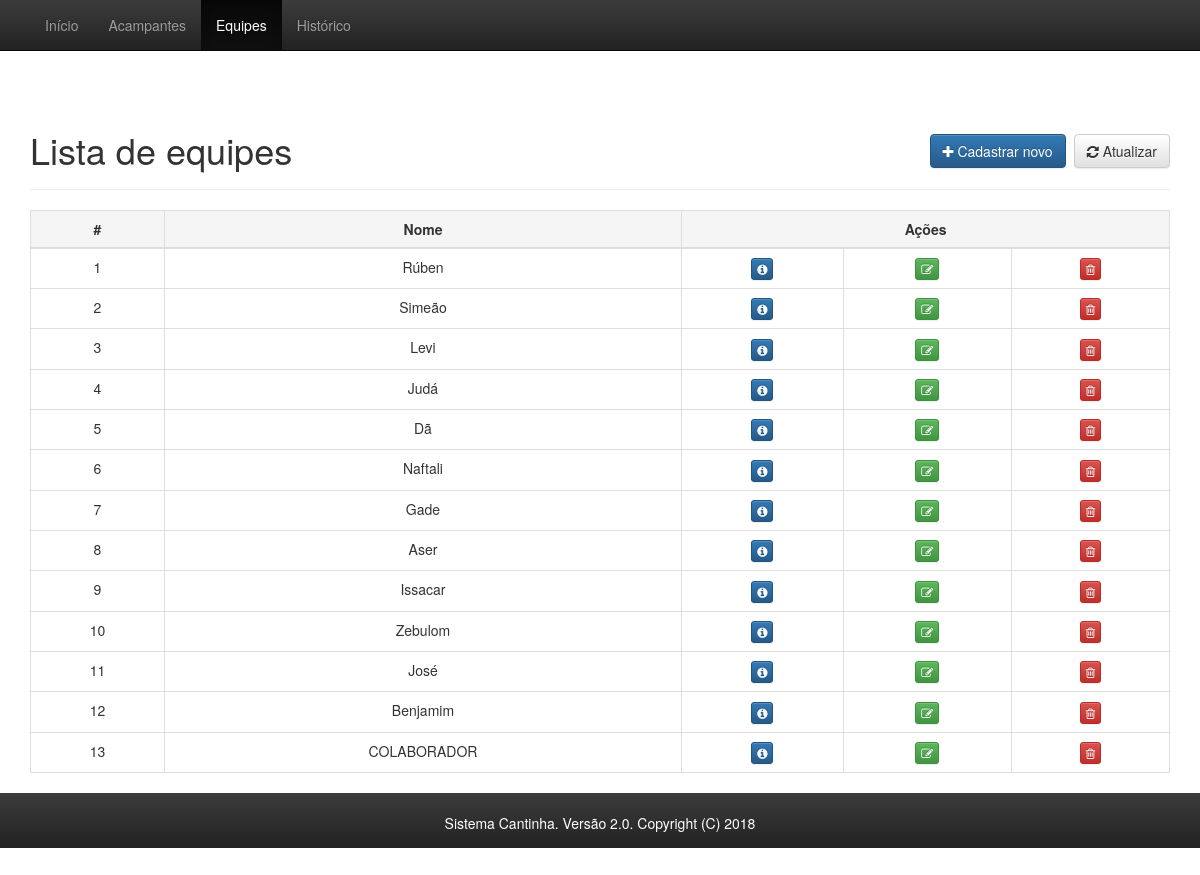
The page /equipes.php on the database as committed earlier.
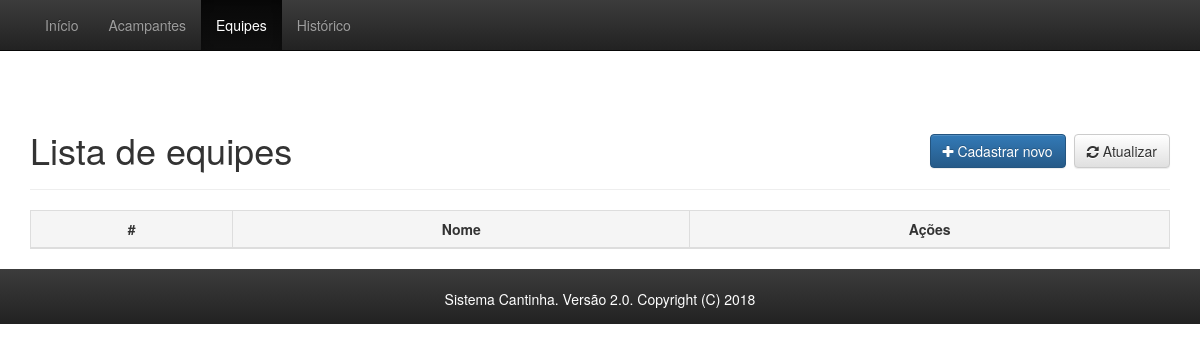
The same page on the database as committed later.
### tables this page shows
CREATE TABLE `equipes` (
  `id` int(11) NOT NULL,
  `nome` varchar(30) NOT NULL
);

### equipes.php (the view, shortened to what this page needs)
<?php
	include_once("conexao.php");
	include_once("header.php");
	$equipes=mysqli_query($con, "SELECT * FROM equipes");
?>
<div class="container theme-showcase" role="main">
	<div class="page-header">
		<div class="row">
			<div class="col-sm-6">
				<h1>Lista de equipes</h1>
			</div>
			<div class="col-sm-6 text-right h2">
				<a class="btn btn-primary" href="form_equipe.php"><i class="fa fa-plus"></i> Cadastrar novo</a>
				<a class="btn btn-default" href="equipes.php"><i class="fa fa-refresh"></i> Atualizar</a>
			</div>
		</div>
	</div>
	<div class="row">
		<div class="col-md-12">
			<table class="table table-hover table-bordered responsive-table">
				<thead>
					<tr class="active">
						<th style="text-align: center">#</th>
						<th style="text-align: center">Nome</th>
						<th style="text-align: center" colspan="3">Ações</th>
					</tr>
				</thead>
				<tbody>
					<?php $num=1; ?>
					<?php while($equipe = mysqli_fetch_array($equipes)) { ?>
						<tr>
							<td align="center"><?=$num++?></td>
							<td align="center"><?=$equipe['nome']?></td>
							<td align="center"><a class="btn btn-primary btn-xs" title="Ver" href="ver_equipe.php?id=<?=$equipe['id']?>"><i class="fa fa-info-circle"></i></a></td>
							<td align="center"><a class="btn btn-success btn-xs" title="Editar" href="form_equipe.php?id=<?=$equipe['id']?>"><i class="fa fa-pencil-square-o"></i></a></td>
							<td align="center"><a class="btn btn-danger btn-xs" title="Excluir" href="excluir_equipe.php?id=<?=$equipe['id']?>" onclick="return confirm('Deseja mesmo excluir?');"><i class="fa fa-trash-o"></i></a></td>
						</tr>
					<?php } ?>
				</tbody>
			</table>
		</div>
	</div>
</div>
<?php include_once("footer.php") ?>

### header.php (shortened to what this page needs)
<!DOCTYPE html>
<html lang="pt-br">
	<head>
		<link href="css/bootstrap.min.css" rel="stylesheet">
		<link href="css/bootstrap-theme.min.css" rel="stylesheet">
		<link href="css/font-awesome.min.css" rel="stylesheet">
		<link href="css/theme.css" rel="stylesheet">
		<link href="css/header.css" rel="stylesheet">
		<link href="css/footer.css" rel="stylesheet">
	</head>
	<body role="document">
	<?php include_once("menu_admin.php"); ?>

### menu_admin.php (shortened to what this page needs)
<nav class="navbar navbar-inverse navbar-fixed-top">
	<div class="container">
		<div id="navbar" class="navbar-collapse collapse">
			<ul class="nav navbar-nav">
				<li <?=strpos($_SERVER["REQUEST_URI"], "index.php")
					!==false?'class="active"':""?>><a href="index.php">Início</a></li>
				<li <?=strpos($_SERVER["REQUEST_URI"], "acampantes.php")
					|| strpos($_SERVER["REQUEST_URI"], "form_acampante.php")
					|| strpos($_SERVER["REQUEST_URI"], "form_compra.php?id")
					!==false?'class="active"':""?>><a href="acampantes.php">Acampantes</a></li>
				<li <?=strpos($_SERVER["REQUEST_URI"], "equipes.php")
					|| strpos($_SERVER["REQUEST_URI"], "form_equipe.php")
					|| strpos($_SERVER["REQUEST_URI"], "ver_equipe.php")
					!==false?'class="active"':""?>><a href="equipes.php">Equipes</a></li>
				<li <?=strpos($_SERVER["REQUEST_URI"], "historico.php")
					|| strpos($_SERVER["REQUEST_URI"], "form_compra.php?acampante_id")
					!==false?'class="active"':""?>><a href="historico.php">Histórico</a></li>
			</ul>
		</div>
	</div>
</nav>

### footer.php (shortened to what this page needs)
<div class="rodape" align="center">
	<br>
	<span style='color:white;'>Sistema Cantinha. Versão 2.0. Copyright (C) 2018</span>
</div>
</body>
</html>

### css/theme.css (style rules this page uses)
body { padding-top: 70px; padding-bottom: 30px; }

### css/footer.css (style rules this page uses)
.rodape { position:relative; bottom:0px; width:100%; height:55px; background-image:linear-gradient(to bottom,#3c3c3c 0,#222 100%); }

Rows that differ between the two databases and show on the page:
removed equipes: nome "Rúben"
removed equipes: nome "Simeão"
removed equipes: nome "Levi"
removed equipes: nome "Judá"
removed equipes: nome "Dã"
removed equipes: nome "Naftali"
removed equipes: nome "Gade"
removed equipes: nome "Aser"
removed equipes: nome "Issacar"
removed equipes: nome "Zebulom"
removed equipes: nome "José"
removed equipes: nome "Benjamim"
removed equipes: nome "COLABORADOR"
